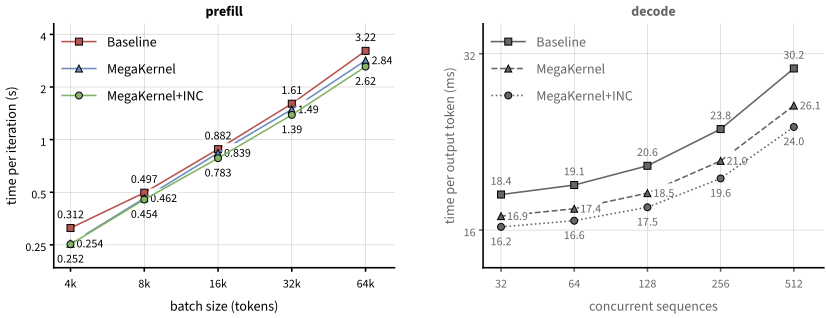

Recreate this plot in Python.
"""Draw ep_results.svg: the runtime of Baseline, MegaKernel and MegaKernel+INC with the all-to-all backend, on log2 axes.

Left, prefill: the time per iteration, in s, against the batch size, in tokens per compute rank. Right, decode: the time
per output token, in ms, against the number of concurrent sequences; these values are placeholders, not measured yet,
and are drawn in grey. The data comes from the paper of the expert parallelism kernel fusion post. The picture follows
CLAUDE.md (Pictures): Source Sans 3 text at page size (1 unit = 1 px), drawn as glyph outlines.

usage: python3 ep_results.py   (needs matplotlib and the Source Sans 3 font)
"""
import os
import matplotlib
matplotlib.use('svg')
import matplotlib.pyplot as plt
from matplotlib.ticker import FixedLocator, NullLocator

NAMES = ['Baseline', 'MegaKernel', 'MegaKernel+INC']
PREFILL_X = [4096, 8192, 16384, 32768, 65536]
PREFILL = [[0.312, 0.497, 0.882, 1.605, 3.220],          # Baseline
           [0.254, 0.462, 0.839, 1.488, 2.837],          # MegaKernel
           [0.252, 0.454, 0.783, 1.385, 2.617]]          # MegaKernel+INC
PREFILL_LABELS = [['0.312', '0.497', '0.882', '1.61', '3.22'],      # the values printed next to the points
                  ['0.254', '0.462', '0.839', '1.49', '2.84'],
                  ['0.252', '0.454', '0.783', '1.39', '2.62']]
DECODE_X = [32, 64, 128, 256, 512]
DECODE = [[18.4, 19.1, 20.6, 23.8, 30.2],
          [16.9, 17.4, 18.5, 21.0, 26.1],
          [16.2, 16.6, 17.5, 19.6, 24.0]]

BLACK, GREY = '#000000', '#666666'
COLORS = ['#b85450', '#6c8ebf', '#82b366']               # red, blue and green accents
MARKERS = ['s', '^', 'o']
LABELS = [dict(xytext=(0, 5), ha='center', va='bottom'),  # Baseline above its points,
          dict(xytext=(6, 0), ha='left', va='center',     # MegaKernel right of them, over the lines,
               bbox=dict(boxstyle='square,pad=0.1', facecolor='#ffffff', edgecolor='none')),
          dict(xytext=(0, -6), ha='center', va='top')]    # MegaKernel+INC below them

plt.rcParams.update({
    'font.family': 'Source Sans 3', 'font.size': 12, 'svg.fonttype': 'path',
    'axes.linewidth': 1.6, 'axes.edgecolor': BLACK, 'axes.labelsize': 14, 'axes.labelcolor': BLACK,
    'axes.titlesize': 14, 'axes.titleweight': 'bold',
    'xtick.labelsize': 12, 'ytick.labelsize': 12, 'xtick.color': BLACK, 'ytick.color': BLACK,
    'xtick.major.width': 1.6, 'ytick.major.width': 1.6, 'xtick.major.size': 4, 'ytick.major.size': 4,
    'legend.fontsize': 14, 'svg.hashsalt': 'ep_results',   # the same ids on every run
})


def panel(ax, title, xs, series, labels, xticks, xlabels, yticks, xlim, ylim, xlabel, ylabel, colors, styles, color):
    """One log2 panel: a line per implementation, each point labelled with its value."""
    for k, (ys, texts, c, ls) in enumerate(zip(series, labels, colors, styles)):
        ax.plot(xs, ys, color=c, linestyle=ls, linewidth=1.6, marker=MARKERS[k], markersize=7, markerfacecolor=c,
                markeredgecolor=BLACK, markeredgewidth=1.0, label=NAMES[k], zorder=3)
        for x, y, t in zip(xs, ys, texts):
            ax.annotate(t, (x, y), textcoords='offset points', fontsize=12, color=color, **LABELS[k])
    ax.set_xscale('log', base=2)
    ax.set_yscale('log', base=2)
    ax.xaxis.set_major_locator(FixedLocator(xticks))
    ax.xaxis.set_minor_locator(NullLocator())
    ax.set_xticklabels(xlabels)
    ax.yaxis.set_major_locator(FixedLocator(yticks))
    ax.yaxis.set_minor_locator(NullLocator())
    ax.set_yticklabels(['%g' % t for t in yticks])
    ax.set_xlim(*xlim)
    ax.set_ylim(*ylim)
    ax.set_xlabel(xlabel, color=color)
    ax.set_ylabel(ylabel, color=color)
    ax.set_title(title, color=color, pad=8)
    ax.tick_params(colors=color)
    ax.grid(True, color='#b3b3b3', linewidth=0.4)
    ax.set_axisbelow(True)
    for side in ('top', 'right'):
        ax.spines[side].set_visible(False)
    ax.legend(loc='upper left', frameon=False, labelcolor=color, handlelength=2.4, borderaxespad=0.2)


fig, (left, right) = plt.subplots(1, 2, figsize=(13.8, 4.4), dpi=72)     # 1 inch = 72 units = 72 px
panel(left, 'prefill', PREFILL_X, PREFILL, PREFILL_LABELS, PREFILL_X, ['4k', '8k', '16k', '32k', '64k'],
      [0.25, 0.5, 1, 2, 4], (3500, 86000), (0.185, 4.6), 'batch size (tokens)', 'time per iteration (s)', COLORS,
      ['-'] * 3, BLACK)
panel(right, 'decode', DECODE_X, DECODE, [['%.1f' % v for v in ys] for ys in DECODE], DECODE_X,
      [str(x) for x in DECODE_X], [16, 32], (27, 680), (13.8, 36), 'concurrent sequences', 'time per output token (ms)',
      [GREY] * 3, ['-', '--', ':'], GREY)
fig.subplots_adjust(wspace=0.26)

out = os.path.join(os.path.dirname(os.path.abspath(__file__)), 'ep_results.svg')
fig.savefig(out, bbox_inches='tight', pad_inches=0.02, transparent=True, metadata={'Date': None})
svg = open(out).read()
head, rest = svg.split('<svg', 1)
head = head.split('<!DOCTYPE', 1)[0]                  # no DTD, as in the other SVGs of the site
attrs, body = rest.split('>', 1)
attrs = attrs.replace('pt"', '"', 2)                  # the width and height in px, so that 1 unit = 1 px
open(out, 'w').write(head + '<svg' + attrs + '>' + body)
